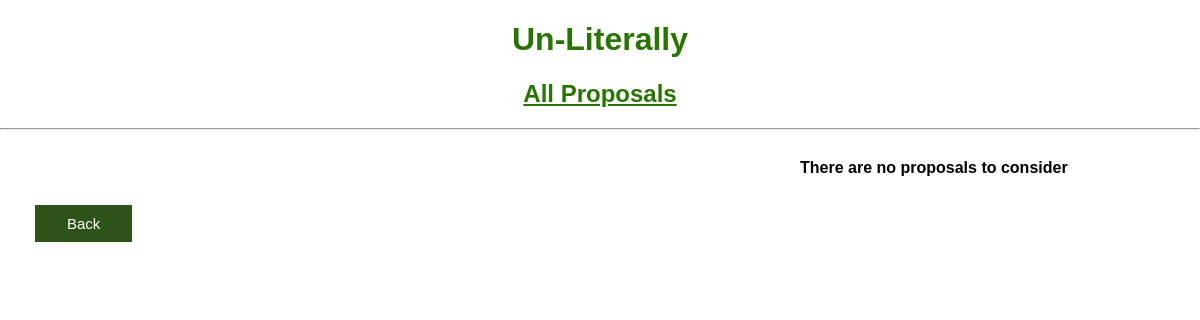
Before: /all_proposals with the older database file.
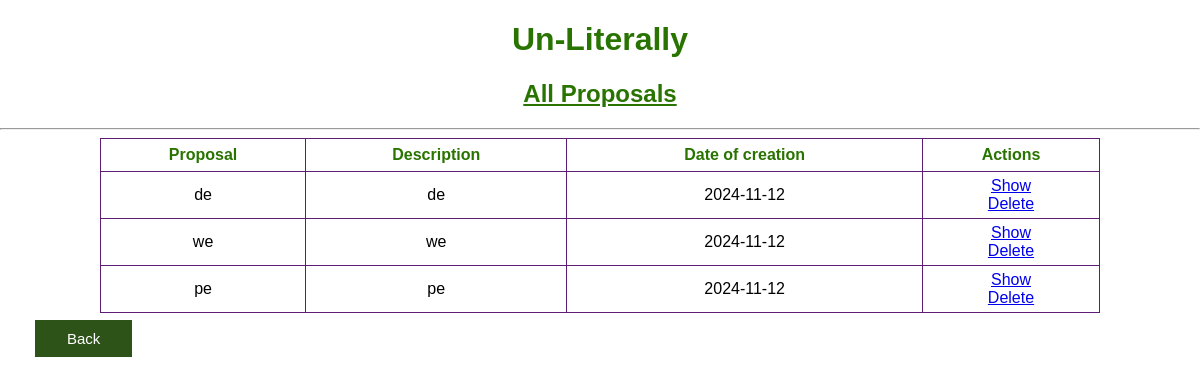
After: the same page with the newer database file.
### app.py (models this page shows)
class Proposal(db.Model):
    id = db.Column(db.Integer, primary_key=True)
    name = db.Column(db.String(5), nullable=True, unique=True)
    date = db.Column(db.DateTime, default=datetime.utcnow)
    reasoning = db.Column(db.String(5000), nullable=True)
    user = db.Column(db.String(50), nullable=False)

### app.py (the view)
@app.route('/all_proposals')
def proposals():
    proposals = Proposal.query.order_by(Proposal.date).all()
    print(len(proposals))
    print(type(proposals))
    return render_template('all_proposals.html', proposals=proposals)

### templates/all_proposals.html (shortened to what this page needs)
{% extends 'base.html' %}
{% block body %}
<div class="name">
    <h1 style="text-align: center; color: #297400; font-family: Arial; font-weight: bold;">Un-Literally</h1>
    <h2 style="text-align: center; color: #297400; text-decoration: underline; font-family: Arial; font-weight: bold;">All Proposals</h2>
</div>
<div>
    <hr>
    <div class="container_row" style="margin-left: 100px; margin-right: 100px;">
        {% if proposals|length < 1 %}
            <h4 style="margin-left: 700px; ">There are no proposals to consider</h4>
        {% else %}
            <table>
                <tr>
                    <th style="color: #297400;">Proposal</th>
                    <th style="color: #297400">Description</th>
                    <th style="color: #297400">Date of creation</th>
                    <th style="color: #297400">Actions</th>
                </tr>
                {% for proposal in proposals %}
                    <tr>
                        <td>{{ proposal.name }}</td>
                        <td>{% if proposal.reasoning|length > 150 %}
                                {{ proposal.reasoning[:150] + ' ...' }}
                            {% else %}
                                {{ proposal.reasoning }}
                            {% endif %}
                        </td>
                        <td>{{ proposal.date.date() }}</td>
                        <td>
                            <a href="/show/proposal_{{proposal.id}}">Show</a>
                            <br>
                            <a href="/delete/proposal_{{proposal.id}}">Delete</a>
                        </td>
                {% endfor %}
                </tr>
            </table>
        {% endif %}
    </div>
    <div class="item">
        <button class="back_button" onclick="window.location='/menu'" style="margin-left: 10px;">Back</button>
    </div>
</div>
{% endblock %}

### templates/base.html (shortened to what this page needs)
<!DOCTYPE html>
<html lang="en">
    <head>
        <link rel="stylesheet" href="{{ url_for('static', filename='css/main.css') }}">
    </head>
    <body>
        {% block body %}{% endblock %}
    </body>
</html>

### static/css/main.css (style rules this page uses)
body, html { margin: 0; font-family: sans-serif; background-color: #FFFFFF; }
.name { margin: 0 auto; width: 400px; }
table, td, th { border: 1px solid #5d1c75; }
table { border-collapse: collapse; width: 100%; }
th { height: 30px; }
td { text-align: center; padding: 5px; }
.back_button { background-color: #2d5319; border: none; color: white; padding: 10px 32px; text-align: center; text-decoration: none; display: inline-block; font-size: 15px; margin: 7px 0px 0px 0px; cursor: pointer; }
.container_row { background-color: #ffffff; justify-content: flex-start; align-items: baseline; display: flex; margin-left: 10px; flex-direction: row; }
.item { margin-left: 25px; }

Changed rows visible on the page:
added Proposal: name "de", reasoning "de", date "2024-11-12"
added Proposal: name "we", reasoning "we", date "2024-11-12"
added Proposal: name "pe", reasoning "pe", date "2024-11-12"
Other visible differences:
text no longer shown: "There are no proposals to consider"
text now shown: "Proposal Description Date of creation Actions"
